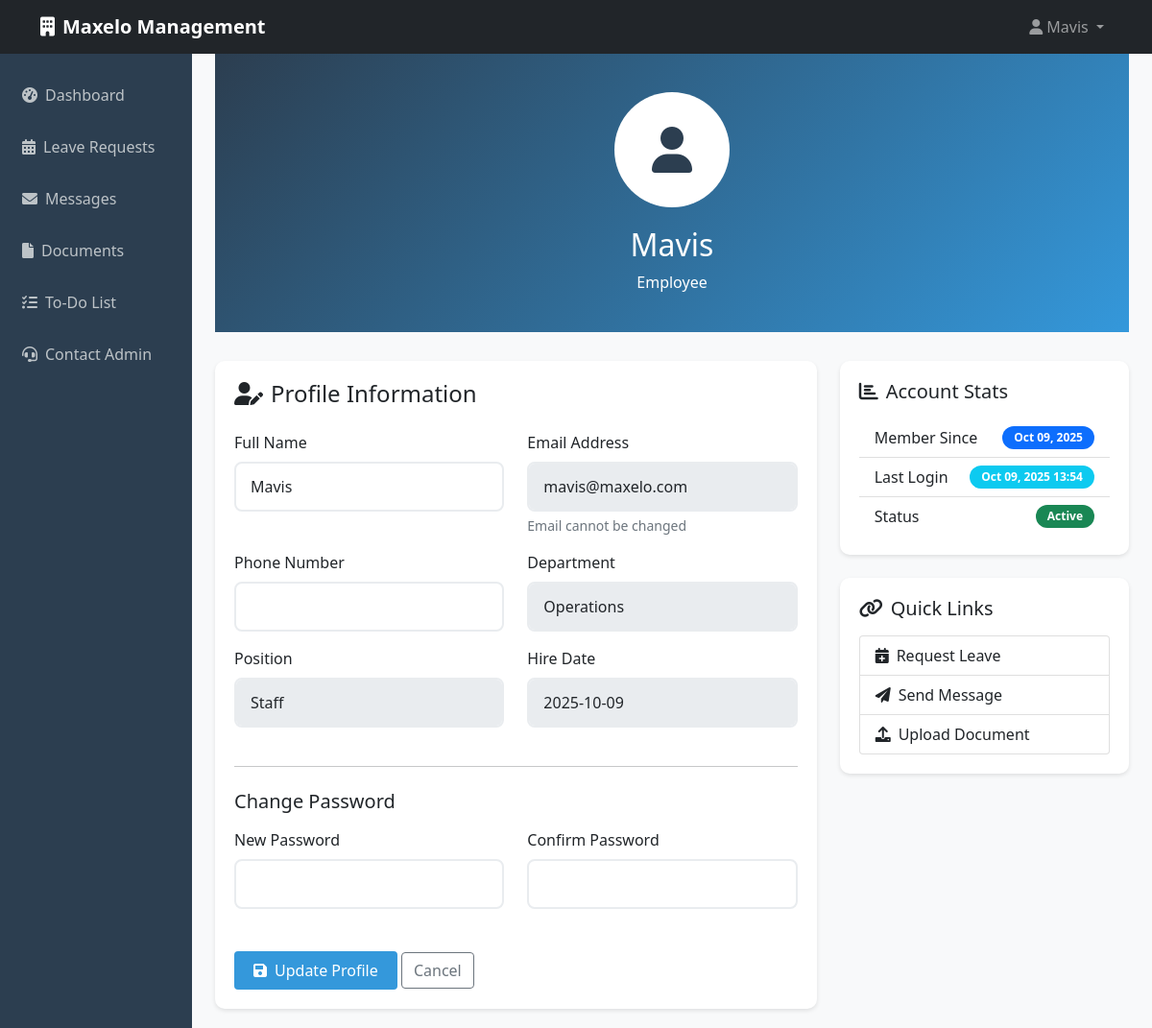
Page /profile (signed in) on the earlier database version.
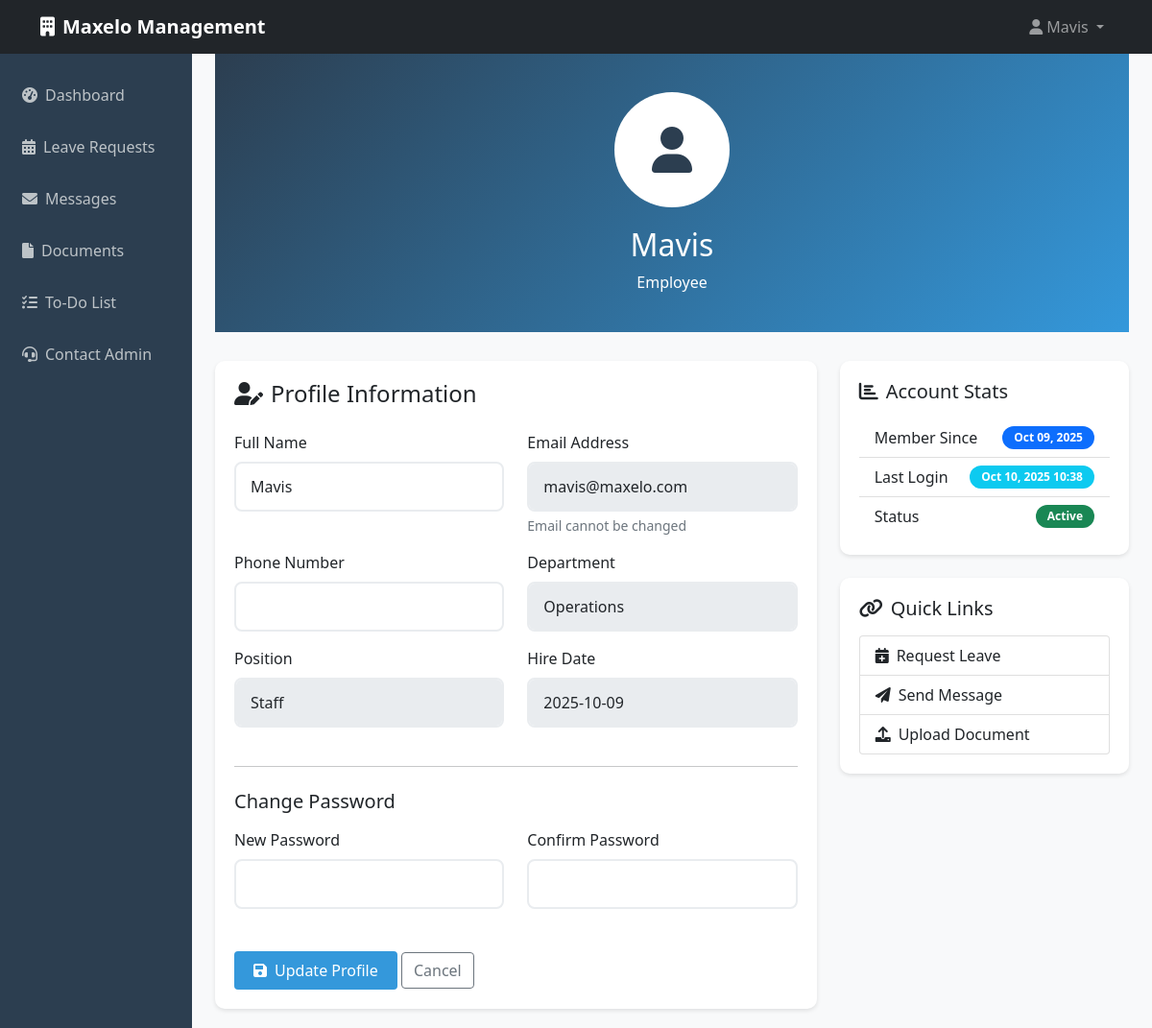
Same page on the later database version.
### models.py (models this page shows)
class Employee(db.Model):
    id = db.Column(db.Integer, primary_key=True)
    email = db.Column(db.String(120), unique=True, nullable=False)
    password = db.Column(db.String(255), nullable=False)
    name = db.Column(db.String(100), nullable=False)
    phone = db.Column(db.String(20))
    department = db.Column(db.String(100))
    position = db.Column(db.String(100))
    hire_date = db.Column(db.Date, default=date.today)
    is_active = db.Column(db.Boolean, default=True)
    last_login = db.Column(db.DateTime, default=datetime.utcnow)
    created_at = db.Column(db.DateTime, default=datetime.utcnow)

### app.py (the view)
@app.route('/profile')
@login_required()
def profile():
    current_user = get_current_user()
    if session.get('user_role') == 'admin':
        employees_count = Employee.query.filter_by(is_active=True).count()
        pending_leaves_count = LeaveRequest.query.filter_by(status='pending').count()
        return render_template('profile.html',
                             employees_count=employees_count,
                             pending_leaves_count=pending_leaves_count,
                             current_user=current_user)
    else:
        return render_template('profile.html', current_user=current_user)

### app.py (called while the page is built, shortened)
@app.before_request
def refresh_session():
    if 'user_id' in session:
        session.modified = True

@app.context_processor
def utility_processor():
    return dict(format_file_size=format_file_size, date=date, datetime=datetime)

def login_required(role=None):
    def decorator(f):
        from functools import wraps
        @wraps(f)
        def decorated_function(*args, **kwargs):
            if 'user_id' not in session:
                flash('Please log in to access this page.', 'error')
                if role == 'admin':
                    return redirect(url_for('admin_login'))
                else:
                    return redirect(url_for('employee_login'))
            current_user = get_current_user()
            if role and session.get('user_role') != role:
                flash('Access denied. Insufficient permissions.', 'error')
                return redirect(url_for('employee_login'))
            return f(*args, **kwargs)
        return decorated_function
    return decorator

def get_current_user():
    if 'user_id' not in session:
        return None
    user_id = session['user_id']
    user_role = session.get('user_role')
    try:
        if user_role == 'admin':
            return Admin.query.get(user_id)
        elif user_role == 'employee':
            return Employee.query.get(user_id)
    except Exception as e:
        print(f"Error getting current user: {e}")
        return None
    return None

### templates/profile.html (shortened to what this page needs)
{% extends "base.html" %}
{% block content %}
<div class="profile-header">
    <div class="profile-avatar">
        <i class="fas fa-user"></i>
    </div>
    <h2>{{ current_user.name }}</h2>
    <p class="mb-0">{{ session.user_role|title }}</p>
</div>
<div class="row">
    <div class="col-md-8">
        <div class="dashboard-widget">
            <h4 class="mb-4"><i class="fas fa-user-edit me-2"></i>Profile Information</h4>
            <form method="POST" action="{{ url_for('update_profile') }}">
                <div class="row">
                    <div class="col-md-6 mb-3">
                        <label for="name" class="form-label">Full Name</label>
                        <input type="text" class="form-control" id="name" name="name" value="{{ current_user.name }}" required>
                    </div>
                    <div class="col-md-6 mb-3">
                        <label for="email" class="form-label">Email Address</label>
                        <input type="email" class="form-control" id="email" value="{{ current_user.email }}" readonly>
                        <div class="form-text">Email cannot be changed</div>
                    </div>
                </div>
                {% if session.user_role == 'employee' %}
                <div class="row">
                    <div class="col-md-6 mb-3">
                        <label for="phone" class="form-label">Phone Number</label>
                        <input type="text" class="form-control" id="phone" name="phone" value="{{ current_user.phone or '' }}">
                    </div>
                    <div class="col-md-6 mb-3">
                        <label for="department" class="form-label">Department</label>
                        <input type="text" class="form-control" id="department" value="{{ current_user.department or 'Not specified' }}" readonly>
                    </div>
                </div>
                <div class="row">
                    <div class="col-md-6 mb-3">
                        <label for="position" class="form-label">Position</label>
                        <input type="text" class="form-control" id="position" value="{{ current_user.position or 'Not specified' }}" readonly>
                    </div>
                    <div class="col-md-6 mb-3">
                        <label for="hire_date" class="form-label">Hire Date</label>
                        <input type="text" class="form-control" id="hire_date" value="{{ current_user.hire_date or 'Not specified' }}" readonly>
                    </div>
                </div>
                {% endif %}
                <hr class="my-4">
                <h5 class="mb-3">Change Password</h5>
                <div class="row">
                    <div class="col-md-6 mb-3">
                        <label for="new_password" class="form-label">New Password</label>
                        <input type="password" class="form-control" id="new_password" name="new_password">
                    </div>
                    <div class="col-md-6 mb-3">
                        <label for="confirm_password" class="form-label">Confirm Password</label>
                        <input type="password" class="form-control" id="confirm_password" name="confirm_password">
                    </div>
                </div>
                <div class="mt-4">
                    <button type="submit" class="btn btn-primary">
                        <i class="fas fa-save me-2"></i>Update Profile
                    </button>
                    <a href="{{ url_for('employee_dashboard' if session.user_role == 'employee' else 'admin_dashboard') }}"
                       class="btn btn-outline-secondary">Cancel</a>
                </div>
            </form>
        </div>
    </div>
    <div class="col-md-4">
        <div class="dashboard-widget mb-4">
            <h5 class="mb-3"><i class="fas fa-chart-bar me-2"></i>Account Stats</h5>
            <div class="list-group list-group-flush">
                <div class="list-group-item d-flex justify-content-between align-items-center">
                    Member Since
                    <span class="badge bg-primary">{{ current_user.created_at.strftime('%b %d, %Y') }}</span>
                </div>
                {% if session.user_role == 'employee' %}
                <div class="list-group-item d-flex justify-content-between align-items-center">
                    Last Login
                    <span class="badge bg-info">
                        {% if current_user.last_login %}
                            {{ current_user.last_login.strftime('%b %d, %Y %H:%M') }}
                        {% else %}
                            Never
                        {% endif %}
                    </span>
                </div>
                <div class="list-group-item d-flex justify-content-between align-items-center">
                    Status
                    <span class="badge bg-{{ 'success' if current_user.is_active else 'danger' }}">
                        {{ 'Active' if current_user.is_active else 'Inactive' }}
                    </span>
                </div>
                {% endif %}
            </div>
        </div>
        <div class="dashboard-widget">
            <h5 class="mb-3"><i class="fas fa-link me-2"></i>Quick Links</h5>
            <div class="list-group">
                {% if session.user_role == 'employee' %}
                <a href="{{ url_for('employee_leave_request') }}" class="list-group-item list-group-item-action">
                    <i class="fas fa-calendar-plus me-2"></i>Request Leave
                </a>
                <a href="{{ url_for('employee_messages_send') }}" class="list-group-item list-group-item-action">
                    <i class="fas fa-paper-plane me-2"></i>Send Message
                </a>
                <a href="{{ url_for('employee_documents_upload') }}" class="list-group-item list-group-item-action">
                    <i class="fas fa-upload me-2"></i>Upload Document
                </a>
                {% endif %}
            </div>
        </div>
    </div>
</div>
{% endblock %}

### templates/base.html (shortened to what this page needs)
<!DOCTYPE html>
<html lang="en">
<head>
    <link href="https://cdn.jsdelivr.net/npm/bootstrap@5.1.3/dist/css/bootstrap.min.css" rel="stylesheet">
    <link href="https://cdnjs.cloudflare.com/ajax/libs/font-awesome/6.0.0/css/all.min.css" rel="stylesheet">
    <link href="{{ url_for('static', filename='css/style.css') }}" rel="stylesheet">
</head>
<body>
    {% if session.user_id %}
    <nav class="navbar navbar-expand-lg navbar-dark bg-dark">
        <div class="container">
            <a class="navbar-brand" href="{{ url_for('employee_dashboard' if session.user_role == 'employee' else 'admin_dashboard') }}">
                <i class="fas fa-building me-2"></i>Maxelo Management
            </a>
            <div class="navbar-nav ms-auto">
                <li class="nav-item dropdown">
                    <a class="nav-link dropdown-toggle" href="#" id="navbarDropdown" role="button" data-bs-toggle="dropdown">
                        <i class="fas fa-user me-1"></i>{{ session.user_name }}
                    </a>
                </li>
            </div>
        </div>
    </nav>
    {% endif %}
    <div class="container-fluid">
        <div class="row">
            {% if session.user_id and session.user_role == 'employee' %}
            <nav class="col-md-3 col-lg-2 d-md-block sidebar collapse">
                <div class="position-sticky pt-3">
                    <ul class="nav flex-column">
                        <li class="nav-item">
                            <a class="nav-link {% if request.endpoint == 'employee_dashboard' %}active{% endif %}" href="{{ url_for('employee_dashboard') }}">
                                <i class="fas fa-tachometer-alt me-2"></i>Dashboard
                            </a>
                        </li>
                        <li class="nav-item">
                            <a class="nav-link" href="{{ url_for('employee_leave') }}">
                                <i class="fas fa-calendar-alt me-2"></i>Leave Requests
                            </a>
                        </li>
                        <li class="nav-item">
                            <a class="nav-link" href="{{ url_for('employee_messages') }}">
                                <i class="fas fa-envelope me-2"></i>Messages
                            </a>
                        </li>
                        <li class="nav-item">
                            <a class="nav-link" href="{{ url_for('employee_documents') }}">
                                <i class="fas fa-file me-2"></i>Documents
                            </a>
                        </li>
                        <li class="nav-item">
                            <a class="nav-link" href="{{ url_for('employee_todos') }}">
                                <i class="fas fa-tasks me-2"></i>To-Do List
                            </a>
                        </li>
                        <li class="nav-item">
                            <a class="nav-link" href="{{ url_for('employee_admin_messages') }}">
                                <i class="fas fa-headset me-2"></i>Contact Admin
                            </a>
                        </li>
                    </ul>
                </div>
            </nav>
            {% endif %}
            <main class="col-md-9 ms-sm-auto col-lg-10 px-md-4">
                {% block content %}{% endblock %}
            </main>
        </div>
    </div>
</body>
</html>

### static/css/style.css (style rules this page uses)
:root { --primary: #2c3e50; --secondary: #3498db; --success: #27ae60; --warning: #f39c12; --danger: #e74c3c; --light: #ecf0f1; --dark: #34495e; }
body { background-color: #f8f9fa; font-family: 'Segoe UI', Tahoma, Geneva, Verdana, sans-serif; }
.navbar-brand { font-weight: bold; }
.sidebar { background: var(--primary); min-height: calc(100vh - 56px); padding: 0; }
.sidebar .nav-link { color: #bdc3c7; padding: 15px 20px; border-left: 3px solid transparent; transition: all 0.3s; }
.btn-primary { background: var(--secondary); border: none; padding: 8px 20px; }
.badge { padding: 6px 12px; border-radius: 20px; }
.form-control { border: 2px solid #e9ecef; border-radius: 8px; padding: 12px 15px; transition: all 0.3s; }
.dashboard-widget { background: white; border-radius: 10px; padding: 20px; margin-bottom: 20px; box-shadow: 0 2px 4px rgba(0, 0, 0, 0.1); }
.profile-header { background: linear-gradient(135deg, var(--primary), var(--secondary)); color: white; padding: 40px 0; text-align: center; margin-bottom: 30px; }
.profile-avatar { width: 120px; height: 120px; border-radius: 50%; background: white; display: flex; align-items: center; justify-content: center; font-size: 3rem; color: var(--primary); margin: 0 auto 20px; }
.badge.bg-info { background-color: #0dcaf0 !important; }

Differences in the rows shown:
changed Employee "Mavis": last_login "Oct 09, 2025 13:54" → "Oct 10, 2025 10:38"
